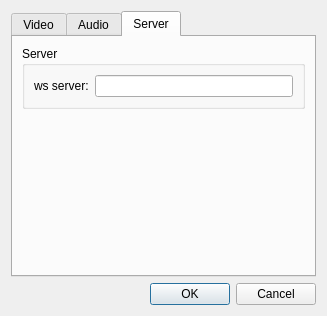
<?xml version="1.0" encoding="UTF-8"?>
<ui version="4.0">
 <class>SettingsDialog</class>
 <widget class="QDialog" name="SettingsDialog">
  <property name="geometry">
   <rect>
    <x>0</x>
    <y>0</y>
    <width>327</width>
    <height>316</height>
   </rect>
  </property>
  <property name="windowTitle">
   <string>Dialog</string>
  </property>
  <layout class="QGridLayout" name="gridLayout">
   <item row="0" column="0">
    <widget class="QTabWidget" name="tabWidget">
     <property name="currentIndex">
      <number>2</number>
     </property>
     <widget class="QWidget" name="videoTab">
      <attribute name="title">
       <string>Video</string>
      </attribute>
      <layout class="QGridLayout" name="gridLayout_2">
       <item row="1" column="0">
        <widget class="QGroupBox" name="groupBox_2">
         <property name="title">
          <string>Quality</string>
         </property>
         <layout class="QGridLayout" name="gridLayout_5">
          <item row="0" column="0">
           <widget class="QCheckBox" name="useTargetBitrateCheckBox">
            <property name="text">
             <string>Use target bitrate</string>
            </property>
           </widget>
          </item>
          <item row="1" column="0">
           <widget class="QFrame" name="frame">
            <property name="frameShape">
             <enum>QFrame::StyledPanel</enum>
            </property>
            <property name="frameShadow">
             <enum>QFrame::Raised</enum>
            </property>
            <layout class="QGridLayout" name="gridLayout_4">
             <item row="0" column="0">
              <widget class="QLabel" name="targetBitrateLabel">
               <property name="text">
                <string>Target bitrate</string>
               </property>
              </widget>
             </item>
             <item row="0" column="1">
              <widget class="QSpinBox" name="TargetBitrateSpinBox"/>
             </item>
            </layout>
            <zorder>TargetBitrateSpinBox</zorder>
            <zorder>targetBitrateLabel</zorder>
           </widget>
          </item>
         </layout>
        </widget>
       </item>
       <item row="0" column="0">
        <widget class="QGroupBox" name="groupBox">
         <property name="title">
          <string>Depth</string>
         </property>
         <layout class="QGridLayout" name="gridLayout_3">
          <item row="0" column="0">
           <widget class="QLabel" name="minDepthLabel">
            <property name="text">
             <string>Min depth</string>
            </property>
           </widget>
          </item>
          <item row="0" column="1">
           <widget class="QSpinBox" name="minDepthSpinBox">
            <property name="maximum">
             <number>100000</number>
            </property>
           </widget>
          </item>
          <item row="1" column="0">
           <widget class="QLabel" name="maxDepthLabel">
            <property name="text">
             <string>Max depth</string>
            </property>
           </widget>
          </item>
          <item row="1" column="1">
           <widget class="QSpinBox" name="maxDepthSpinBox">
            <property name="maximum">
             <number>100000</number>
            </property>
           </widget>
          </item>
         </layout>
        </widget>
       </item>
      </layout>
     </widget>
     <widget class="QWidget" name="AudioTab">
      <attribute name="title">
       <string>Audio</string>
      </attribute>
     </widget>
     <widget class="QWidget" name="tab">
      <attribute name="title">
       <string>Server</string>
      </attribute>
      <layout class="QGridLayout" name="gridLayout_6">
       <item row="1" column="0">
        <spacer name="verticalSpacer">
         <property name="orientation">
          <enum>Qt::Vertical</enum>
         </property>
         <property name="sizeHint" stdset="0">
          <size>
           <width>20</width>
           <height>40</height>
          </size>
         </property>
        </spacer>
       </item>
       <item row="0" column="0">
        <widget class="QGroupBox" name="groupBox_3">
         <property name="title">
          <string>Server</string>
         </property>
         <layout class="QGridLayout" name="gridLayout_7">
          <item row="0" column="0">
           <widget class="QLabel" name="wsLinkLabel">
            <property name="text">
             <string>ws server:</string>
            </property>
           </widget>
          </item>
          <item row="0" column="1">
           <widget class="QLineEdit" name="wsEdit"/>
          </item>
         </layout>
        </widget>
       </item>
      </layout>
     </widget>
    </widget>
   </item>
   <item row="1" column="0">
    <widget class="QDialogButtonBox" name="buttonBox">
     <property name="orientation">
      <enum>Qt::Horizontal</enum>
     </property>
     <property name="standardButtons">
      <set>QDialogButtonBox::Cancel|QDialogButtonBox::Ok</set>
     </property>
    </widget>
   </item>
  </layout>
 </widget>
 <resources/>
 <connections>
  <connection>
   <sender>buttonBox</sender>
   <signal>accepted()</signal>
   <receiver>SettingsDialog</receiver>
   <slot>accept()</slot>
   <hints>
    <hint type="sourcelabel">
     <x>248</x>
     <y>254</y>
    </hint>
    <hint type="destinationlabel">
     <x>157</x>
     <y>274</y>
    </hint>
   </hints>
  </connection>
  <connection>
   <sender>buttonBox</sender>
   <signal>rejected()</signal>
   <receiver>SettingsDialog</receiver>
   <slot>reject()</slot>
   <hints>
    <hint type="sourcelabel">
     <x>316</x>
     <y>260</y>
    </hint>
    <hint type="destinationlabel">
     <x>286</x>
     <y>274</y>
    </hint>
   </hints>
  </connection>
 </connections>
</ui>
